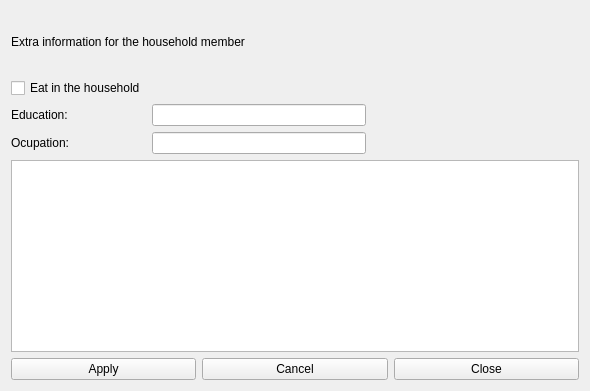
<?xml version="1.0" encoding="UTF-8"?>
<ui version="4.0">
 <class>hhsotherinfo</class>
 <widget class="impgenmaint" name="hhsotherinfo">
  <property name="geometry">
   <rect>
    <x>0</x>
    <y>0</y>
    <width>590</width>
    <height>391</height>
   </rect>
  </property>
  <property name="windowTitle">
   <string>Form</string>
  </property>
  <property name="TableName">
   <string>labforce</string>
  </property>
  <layout class="QVBoxLayout" name="verticalLayout">
   <item>
    <widget class="QLabel" name="label">
     <property name="text">
      <string>Extra information for the household member</string>
     </property>
    </widget>
   </item>
   <item>
    <layout class="QGridLayout" name="gridLayout">
     <item row="0" column="0">
      <widget class="IMPCheckBox" name="CheckBox1">
       <property name="toolTip">
        <string/>
       </property>
       <property name="text">
        <string>Eat in the household</string>
       </property>
       <property name="checked">
        <bool>false</bool>
       </property>
       <property name="TableName">
        <string>labforce</string>
       </property>
       <property name="FieldName">
        <string>eat</string>
       </property>
       <property name="CheckedValue" stdset="0">
        <string>Y</string>
       </property>
       <property name="UnCheckedValue">
        <string>N</string>
       </property>
      </widget>
     </item>
     <item row="1" column="0">
      <widget class="QLabel" name="Label1">
       <property name="enabled">
        <bool>true</bool>
       </property>
       <property name="toolTip">
        <string/>
       </property>
       <property name="text">
        <string>Education:</string>
       </property>
      </widget>
     </item>
     <item row="1" column="1">
      <widget class="IMPEdit" name="Edit1">
       <property name="enabled">
        <bool>true</bool>
       </property>
       <property name="toolTip">
        <string/>
       </property>
       <property name="text">
        <string/>
       </property>
       <property name="TableName">
        <string>labforce</string>
       </property>
       <property name="FieldName">
        <string>EDUCATION</string>
       </property>
      </widget>
     </item>
     <item row="2" column="0">
      <widget class="QLabel" name="Label2">
       <property name="enabled">
        <bool>true</bool>
       </property>
       <property name="toolTip">
        <string/>
       </property>
       <property name="text">
        <string>Ocupation:</string>
       </property>
      </widget>
     </item>
     <item row="2" column="1">
      <widget class="IMPEdit" name="Edit2">
       <property name="enabled">
        <bool>true</bool>
       </property>
       <property name="toolTip">
        <string/>
       </property>
       <property name="text">
        <string/>
       </property>
       <property name="TableName">
        <string>labforce</string>
       </property>
       <property name="FieldName">
        <string>OCUPATION</string>
       </property>
      </widget>
     </item>
     <item row="2" column="2">
      <spacer name="horizontalSpacer">
       <property name="orientation">
        <enum>Qt::Horizontal</enum>
       </property>
       <property name="sizeHint" stdset="0">
        <size>
         <width>40</width>
         <height>20</height>
        </size>
       </property>
      </spacer>
     </item>
    </layout>
   </item>
   <item>
    <widget class="QTableView" name="tableView">
     <property name="sizePolicy">
      <sizepolicy hsizetype="Expanding" vsizetype="Minimum">
       <horstretch>0</horstretch>
       <verstretch>0</verstretch>
      </sizepolicy>
     </property>
    </widget>
   </item>
   <item>
    <layout class="QHBoxLayout" name="horizontalLayout">
     <item>
      <widget class="QPushButton" name="BitBtn1">
       <property name="enabled">
        <bool>true</bool>
       </property>
       <property name="toolTip">
        <string/>
       </property>
       <property name="text">
        <string>Apply</string>
       </property>
       <property name="icon">
        <iconset resource="../images.qrc">
         <normaloff>:/images/apply.png</normaloff>:/images/apply.png</iconset>
       </property>
       <property name="flat">
        <bool>false</bool>
       </property>
      </widget>
     </item>
     <item>
      <widget class="QPushButton" name="BitBtn17">
       <property name="enabled">
        <bool>true</bool>
       </property>
       <property name="toolTip">
        <string/>
       </property>
       <property name="text">
        <string>Cancel</string>
       </property>
       <property name="icon">
        <iconset resource="../images.qrc">
         <normaloff>:/images/cancel.png</normaloff>:/images/cancel.png</iconset>
       </property>
       <property name="flat">
        <bool>false</bool>
       </property>
      </widget>
     </item>
     <item>
      <widget class="QPushButton" name="BitBtn21">
       <property name="enabled">
        <bool>true</bool>
       </property>
       <property name="toolTip">
        <string/>
       </property>
       <property name="text">
        <string>Close</string>
       </property>
       <property name="icon">
        <iconset resource="../images.qrc">
         <normaloff>:/images/closeform.png</normaloff>:/images/closeform.png</iconset>
       </property>
       <property name="flat">
        <bool>false</bool>
       </property>
      </widget>
     </item>
    </layout>
   </item>
  </layout>
 </widget>
 <customwidgets>
  <customwidget>
   <class>IMPEdit</class>
   <extends>QLineEdit</extends>
   <header>impedit.h</header>
  </customwidget>
  <customwidget>
   <class>IMPCheckBox</class>
   <extends>QCheckBox</extends>
   <header>impcheckbox.h</header>
  </customwidget>
  <customwidget>
   <class>impgenmaint</class>
   <extends>QWidget</extends>
   <header>impgenmaint.h</header>
   <container>1</container>
  </customwidget>
 </customwidgets>
 <resources>
  <include location="../images.qrc"/>
 </resources>
 <connections/>
</ui>
